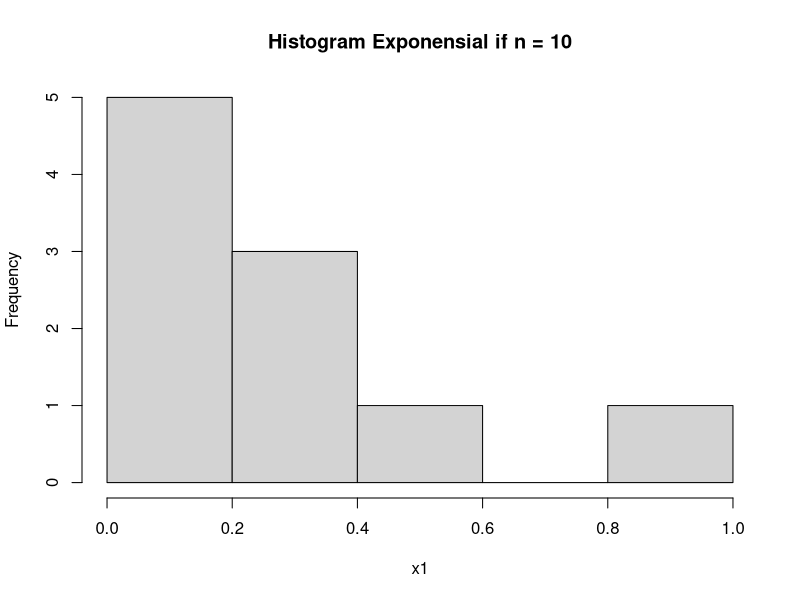
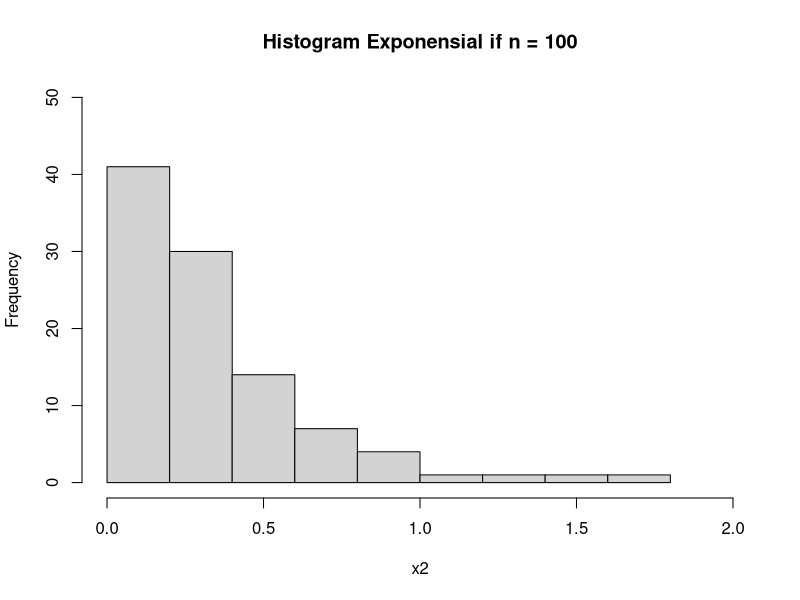
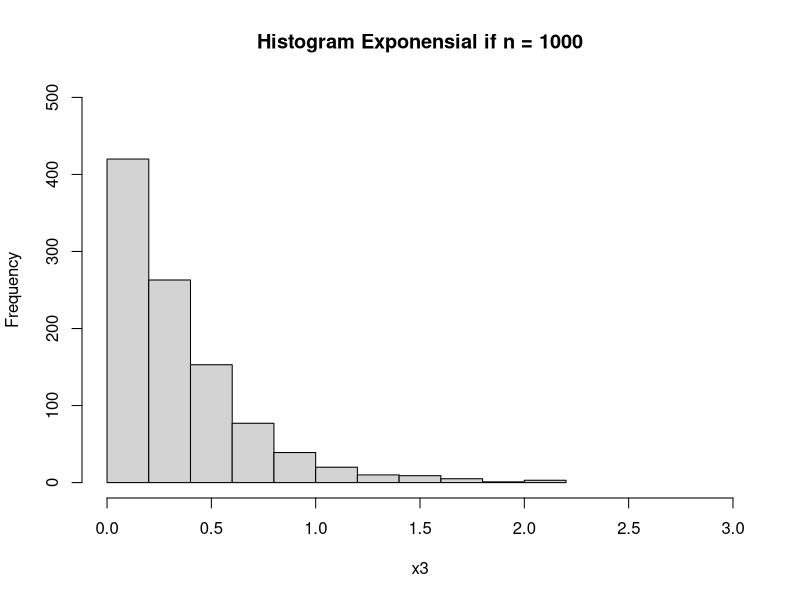
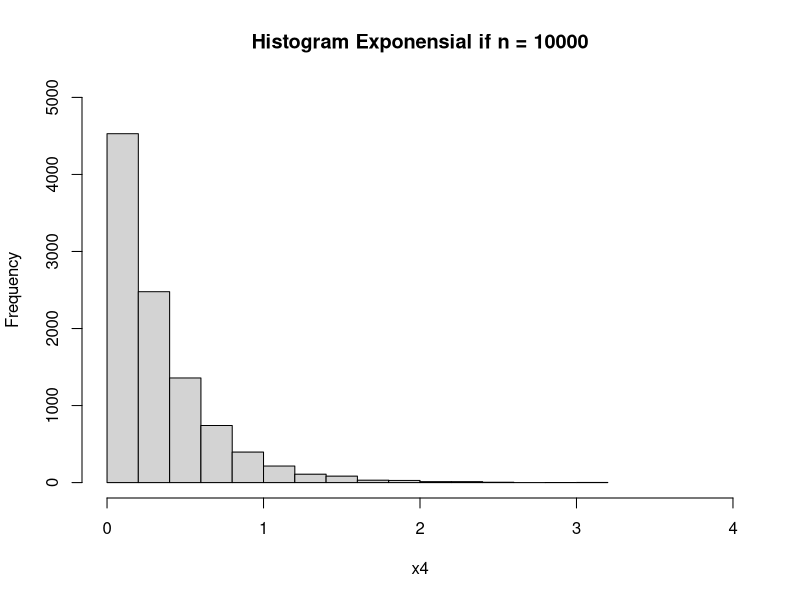

Generate these figures, in order, with R:
# Soal 5

# Soal 5.a
lambda = 3
# contoh perhitungan dengan x =100
x = 100
dexp(x,rate = lambda)

# Soal 5.b

# dengan n = 10
set.seed(1)
x1 <- rexp(10,rate = lambda)
hist(x1,
     main = "Histogram Exponensial if n = 10")

# dengan n = 100
set.seed(1)
x2 <- rexp(100,rate = lambda)
hist(x2,
     ylim = c(0,50),
     xlim = c(0,2),
     main = "Histogram Exponensial if n = 100")

# dengan n = 1000
set.seed(1)
x3 <- rexp(1000,rate = lambda)
hist(x3,
     ylim = c(0,500),
     xlim = c(0,3),
     main = "Histogram Exponensial if n = 1000")

#denga n = 10000
set.seed(1)
x4 <- rexp(10000,rate = lambda)
hist(x4,
     ylim = c(0,5000),
     xlim = c(0,4),
     main = "Histogram Exponensial if n = 10000")


# Soal 5.c
n = 100
lambda = 3
data <- rexp(n, rate = lambda)
rataan <- mean(data)
rataan

varian = var(data)
varian